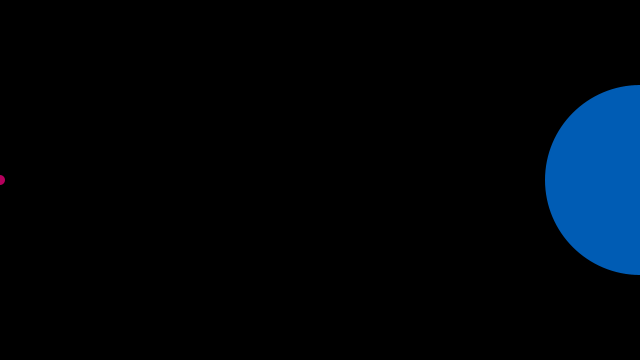
Frame 1 (no input)
Frame 60 (the mouse pressed at the canvas centre just before this capture): identical to frame 1, image omitted
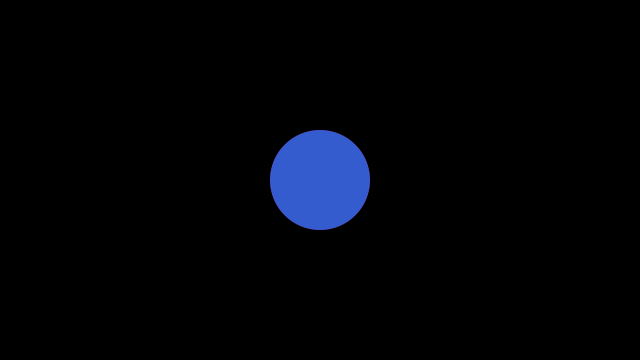
Frame 120 (the mouse held since frame 60 and released just before this capture)

The Processing sketch that drew these frames (run headless with seeded random() and noise(); from frame 60 on, the mouse is pressed at the canvas centre):

// Processing sketch: Mouse2D_Edit
// ── Mouse2D_Edit.pde
/**
 * Mouse 2D. 
 * 
 * Moving the mouse changes the position and size of each box. 
 */
 
void setup() {
  size(640, 360); 
  noStroke();
  rectMode(CENTER);
  textSize(20);
}

void draw() {
  background(0); 
  fill(255,0,130,180);
  ellipse(mouseX, height/2, mouseY/2+10, mouseY/2+10);
  fill(0,130,255, 180);
  int inverseX = width-mouseX;
  int inverseY = height-mouseY;
  ellipse(inverseX, height/2, (inverseY/2)+10, (inverseY/2)+10);
}
